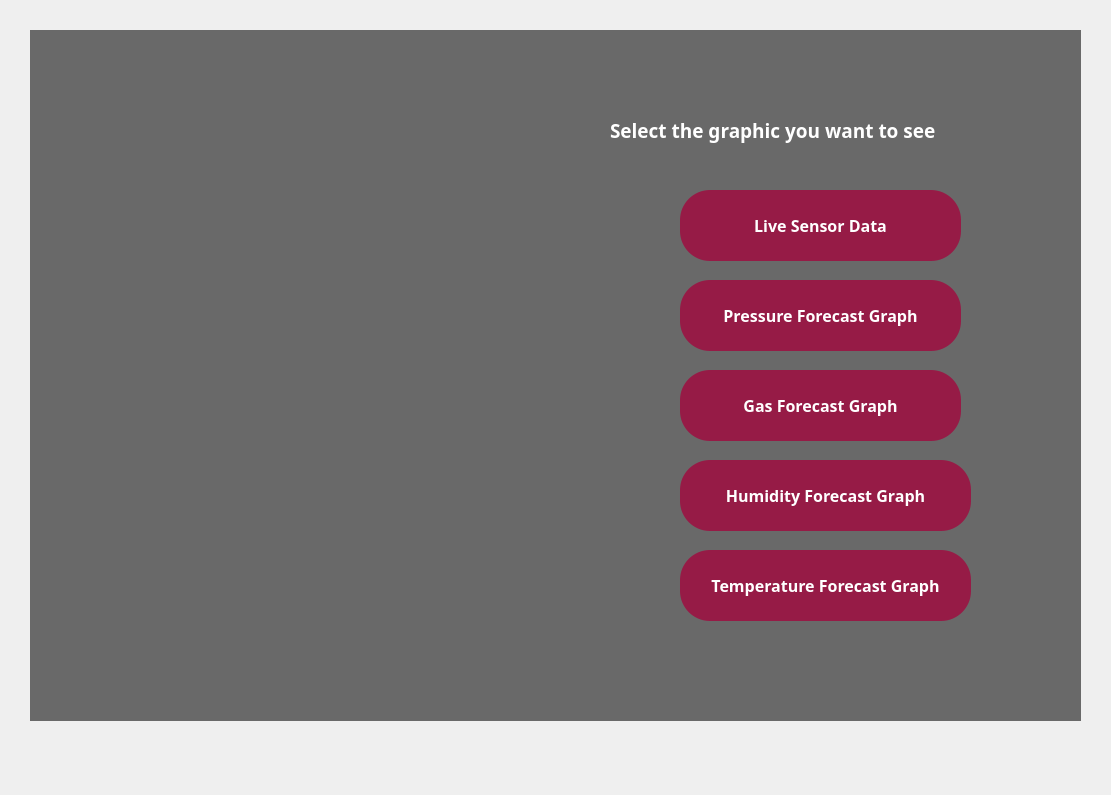
<?xml version="1.0" encoding="UTF-8"?>
<ui version="4.0">
 <class>degiskenler</class>
 <widget class="QWidget" name="degiskenler">
  <property name="geometry">
   <rect>
    <x>0</x>
    <y>0</y>
    <width>1111</width>
    <height>795</height>
   </rect>
  </property>
  <property name="windowTitle">
   <string>Form</string>
  </property>
  <property name="styleSheet">
   <string notr="true"/>
  </property>
  <widget class="QWidget" name="widget" native="true">
   <property name="enabled">
    <bool>true</bool>
   </property>
   <property name="geometry">
    <rect>
     <x>30</x>
     <y>30</y>
     <width>1051</width>
     <height>691</height>
    </rect>
   </property>
   <property name="styleSheet">
    <string notr="true">background-color: rgb(105,105,105);</string>
   </property>
   <widget class="QLabel" name="picture">
    <property name="geometry">
     <rect>
      <x>0</x>
      <y>0</y>
      <width>561</width>
      <height>691</height>
     </rect>
    </property>
    <property name="styleSheet">
     <string notr="true">border-image: url(:/images/zyro-image.png);
</string>
    </property>
    <property name="text">
     <string/>
    </property>
   </widget>
   <widget class="QLabel" name="bilgiyazi">
    <property name="geometry">
     <rect>
      <x>580</x>
      <y>40</y>
      <width>421</width>
      <height>121</height>
     </rect>
    </property>
    <property name="font">
     <font>
      <family>Segoe Print</family>
      <pointsize>14</pointsize>
      <weight>75</weight>
      <bold>true</bold>
     </font>
    </property>
    <property name="styleSheet">
     <string notr="true">color: rgb(255, 255, 255);</string>
    </property>
    <property name="text">
     <string>Select the graphic you want to see</string>
    </property>
   </widget>
   <widget class="QPushButton" name="temperaturebutton">
    <property name="geometry">
     <rect>
      <x>650</x>
      <y>520</y>
      <width>291</width>
      <height>71</height>
     </rect>
    </property>
    <property name="font">
     <font>
      <family>Segoe Print</family>
      <pointsize>12</pointsize>
      <weight>75</weight>
      <bold>true</bold>
     </font>
    </property>
    <property name="styleSheet">
     <string notr="true">background:rgb(150, 27, 70);
border:none;
border-radius:30px;
color:white;</string>
    </property>
    <property name="text">
     <string>Temperature Forecast Graph</string>
    </property>
   </widget>
   <widget class="QPushButton" name="humiditybutton">
    <property name="geometry">
     <rect>
      <x>650</x>
      <y>430</y>
      <width>291</width>
      <height>71</height>
     </rect>
    </property>
    <property name="font">
     <font>
      <family>Segoe Print</family>
      <pointsize>12</pointsize>
      <weight>75</weight>
      <bold>true</bold>
     </font>
    </property>
    <property name="styleSheet">
     <string notr="true">background:rgb(150, 27, 70);
border:none;
border-radius:30px;
color:white;</string>
    </property>
    <property name="text">
     <string>Humidity Forecast Graph</string>
    </property>
   </widget>
   <widget class="QPushButton" name="gasbutton">
    <property name="geometry">
     <rect>
      <x>650</x>
      <y>340</y>
      <width>281</width>
      <height>71</height>
     </rect>
    </property>
    <property name="font">
     <font>
      <family>Segoe Print</family>
      <pointsize>12</pointsize>
      <weight>75</weight>
      <bold>true</bold>
     </font>
    </property>
    <property name="styleSheet">
     <string notr="true">background:rgb(150, 27, 70);
border:none;
border-radius:30px;
color:white;</string>
    </property>
    <property name="text">
     <string>Gas Forecast Graph</string>
    </property>
   </widget>
   <widget class="QPushButton" name="pressurebutton">
    <property name="geometry">
     <rect>
      <x>650</x>
      <y>250</y>
      <width>281</width>
      <height>71</height>
     </rect>
    </property>
    <property name="font">
     <font>
      <family>Segoe Print</family>
      <pointsize>12</pointsize>
      <weight>75</weight>
      <bold>true</bold>
     </font>
    </property>
    <property name="styleSheet">
     <string notr="true">background:rgb(150, 27, 70);
border:none;
border-radius:30px;
color:white;</string>
    </property>
    <property name="text">
     <string>Pressure Forecast Graph</string>
    </property>
   </widget>
   <widget class="QPushButton" name="live_sensor_button">
    <property name="geometry">
     <rect>
      <x>650</x>
      <y>160</y>
      <width>281</width>
      <height>71</height>
     </rect>
    </property>
    <property name="font">
     <font>
      <family>Segoe Print</family>
      <pointsize>12</pointsize>
      <weight>75</weight>
      <bold>true</bold>
     </font>
    </property>
    <property name="styleSheet">
     <string notr="true">background:rgb(150, 27, 70);
border:none;
border-radius:30px;
color:white;</string>
    </property>
    <property name="text">
     <string>Live Sensor Data</string>
    </property>
   </widget>
  </widget>
 </widget>
 <resources>
  <include location="res.qrc"/>
 </resources>
 <connections/>
</ui>
